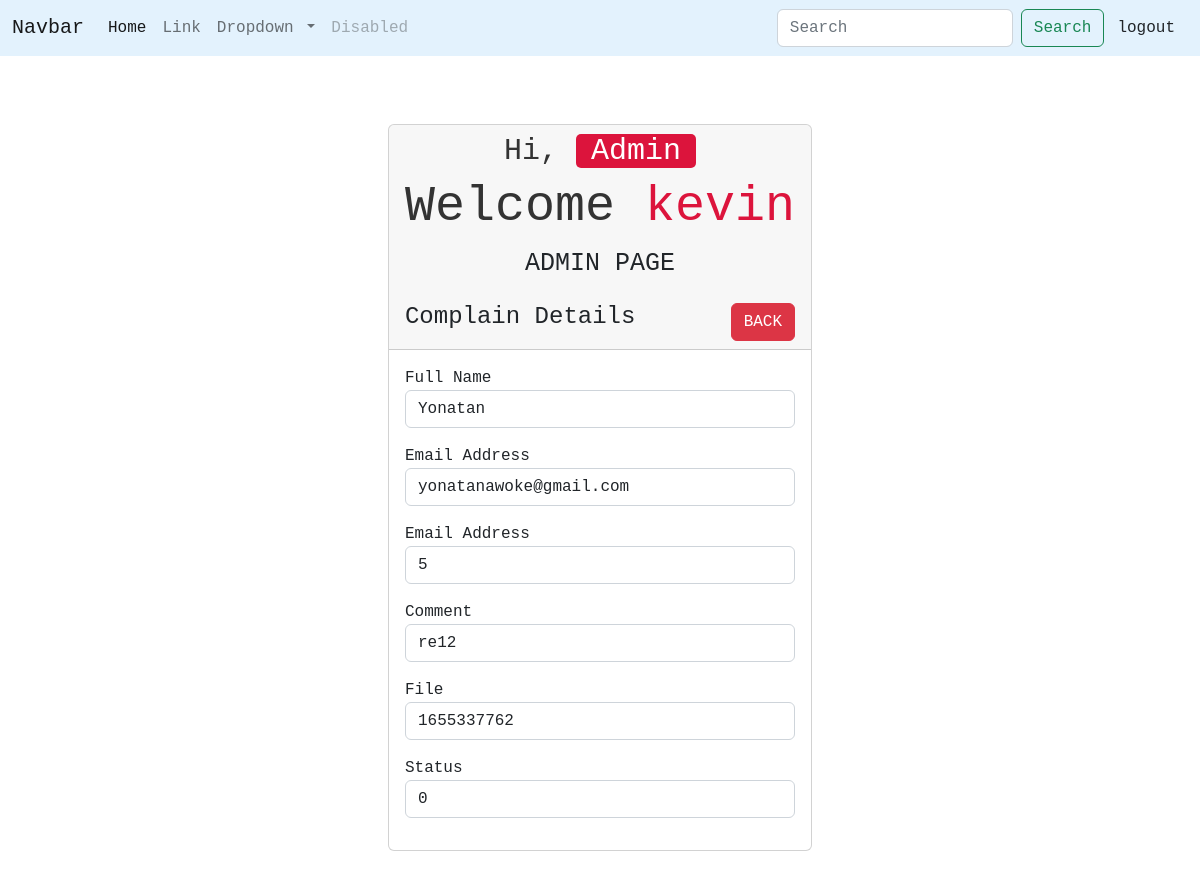
Page /complain_detail.php?id=5 (signed in) on the committed database.
### tables this page shows
CREATE TABLE `user_comment` (
  `id` int(255) NOT NULL,
  `f_id` int(255) NOT NULL,
  `comment` varchar(255) NOT NULL,
  `fname` varchar(255) NOT NULL
);

CREATE TABLE `user_form` (
  `id` int(255) NOT NULL,
  `name` varchar(255) NOT NULL,
  `email` varchar(255) NOT NULL,
  `password` varchar(255) NOT NULL,
  `user_type` varchar(255) NOT NULL DEFAULT 'user',
  `status` int(255) NOT NULL DEFAULT 0
);

### complain_detail.php (the view, shortened to what this page needs)
<?php
@include 'config.php';
?>
<!DOCTYPE html>
<html lang="en">
<head>
    <link rel="stylesheet" href="css/style.css">
    <link href="https://cdn.jsdelivr.net/npm/bootstrap@5.2.0-beta1/dist/css/bootstrap.min.css" rel="stylesheet">
</head>
<body>
<nav class="navbar navbar-expand-lg" style="background-color: #e3f2fd;">
  <div class="container-fluid">
    <a class="navbar-brand" href="#">Navbar</a>
    <div class="collapse navbar-collapse" id="navbarSupportedContent">
      <ul class="navbar-nav me-auto mb-2 mb-lg-0">
        <li class="nav-item">
          <a class="nav-link active" aria-current="page" href="#">Home</a>
        </li>
        <li class="nav-item">
          <a class="nav-link" href="#">Link</a>
        </li>
        <li class="nav-item dropdown">
          <a class="nav-link dropdown-toggle" href="#" id="navbarDropdown" role="button" data-bs-toggle="dropdown" aria-expanded="false">
            Dropdown
          </a>
        </li>
        <li class="nav-item">
          <a class="nav-link disabled">Disabled</a>
        </li>
      </ul>
      <form class="d-flex" role="search">
        <input class="form-control me-2" type="search" placeholder="Search" aria-label="Search">
        <button class="btn btn-outline-success" type="submit">Search</button>
        <a href="logout.php" class="btn">logout</a>
      </form>
    </div>
  </div>
</nav>
<div class="container mt-5">
        <div class="row">
            <div class="col-md-12">
                <div class="card">
                    <div class="card-header">
                    <div class="content">
                    <h3>Hi, <span>Admin</span></h3>
                    <h1>Welcome <span><?php echo $_SESSION['admin_name'] ?></span></h1>
                    <p>ADMIN PAGE</p>
                        </div>
                        <h4>Complain Details
                            <a href="admin_page.php" class="btn btn-danger float-end">BACK</a>
                        </h4>
                    </div>
                    <div class="card-body">
                        <?php
                        if(isset($_GET['id']))
                        {
                            $complain_id = mysqli_real_escape_string($conn, $_GET['id']);
                            $query = "SELECT * FROM user_form INNER JOIN user_comment ON user_comment.id='$complain_id' WHERE user_comment.f_id= user_form.id";
                            $query_run = mysqli_query($conn, $query);
                            if(mysqli_num_rows($query_run) > 0)
                            {
                                $problem = mysqli_fetch_array($query_run);
                                ?>
                                    <div class="mb-3">
                                        <label>Full Name</label>
                                        <p class="form-control">
                                            <?=$problem['name'];?>
                                        </p>
                                    </div>
                                    <div class="mb-3">
                                        <label>Email Address</label>
                                        <p class="form-control">
                                            <?=$problem['email'];?>
                                        </p>
                                    </div>
                                    <div class="mb-3">
                                        <label>Email Address</label>
                                        <p class="form-control">
                                            <?=$complain_id;?>
                                        </p>
                                    </div>
                                    <div class="mb-3">
                                        <label>Comment</label>
                                        <p class="form-control">
                                            <?=$problem['comment'];?>
                                        </p>
                                    </div>
                                    <div class="mb-3">
                                        <label>File</label>
                                        <p class="form-control">
                                            <?=$problem['fname'];?>
                                        </p>
                                    </div>
                                    <div class="mb-3">
                                        <label>Status</label>
                                        <p class="form-control">
                                            <?=$problem['status'];?>
                                        </p>
                                    </div>
                                <?php
                            }
                            else
                            {
                                echo "<h4>No Such Id Found</h4>";
                            }
                        }
                        ?>
                    </div>
                </div>
            </div>
        </div>
    </div>
    </body>
</html>

### css/style.css (style rules this page uses)
* { font-family: 'Courier New', Courier, monospace; margin: 0; padding: 0; box-sizing: none; border: none; text-decoration: none; }
.container { min-height: 100vh; display: flex; align-items: center; justify-content: center; padding: 20px; padding-bottom: 60px; }
.container .content { text-align: center; }
.container .content h3 { font-size: 30px; color:#333; }
.container .content h3 span { background: crimson; color:#fff; border-radius: 5px; padding:0 15px; }
.container .content h1 { font-size: 50px; color:#333; }
.container .content h1 span { color:crimson; }
.container .content p { font-size: 25px; margin-bottom: 20px; }

### rows in the picture
user_comment: f.name "Yonatan", f.email "yonatanawoke@gmail.com", comment "re12", fname "1655337762", f.status "0"

### other values in the picture
$_SESSION['admin_name'] "kevin"
$complain_id "5"
